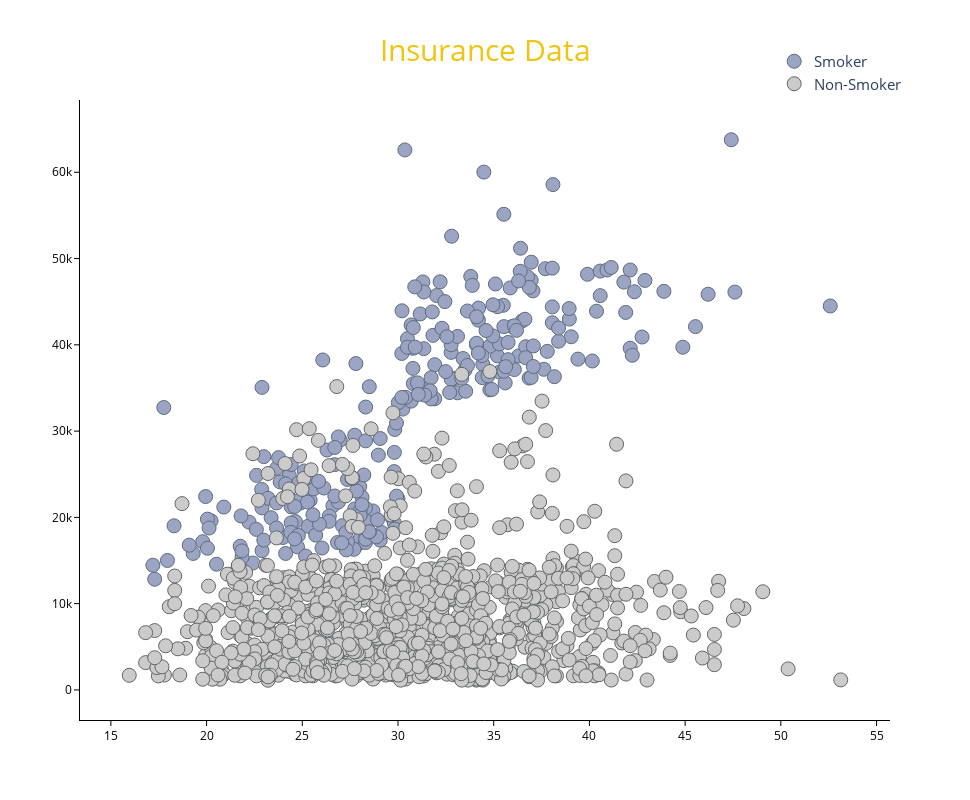

Notebook source saved alongside this figure:
### Code cell
# trace0 will capture all smokers
trace0 = go.Scatter(
x = insurance[insurance.smoker=='yes'].bmi,
y = insurance[insurance.smoker=='yes'].charges,
mode = 'markers',
name = 'Smoker',
marker = dict(size = 14, color = '#9ca4c4',symbol = 'circle',
line = dict(width = 1,color = '#5D6D7E')
)
)
# trace1 will capture all non-smokers
trace1 = go.Scatter(
x = insurance[insurance.smoker=='no'].bmi,
y = insurance[insurance.smoker=='no'].charges,
mode = 'markers',
name = 'Non-Smoker',
marker = dict(size = 14, color = '#cbcbcb',symbol = 'circle',
line = dict(width = 1,color = '#626567')
)
)
#Layout Setting
layout = go.Layout(
title=dict(text = "Insurance Data",x=0.5,y=0.95),
title_font_size=30,
title_font_color='#F1C40F',
xaxis=dict(
showgrid=False, # Hide Gridlines
showline=True, # Show X-Axis
linecolor='black', # Color of X-axis
tickfont_color='black', #Color of ticks
showticklabels=True, #Show X labels
dtick=5,
ticks='outside',
tickcolor='black',
),
yaxis=dict(
showgrid=False,
showline=True,
linecolor='black',
tickfont_color='black',
showticklabels=True,
ticks='outside',
tickcolor='black',
),
legend=dict(
font_size=15,
yanchor='bottom',
xanchor='right',
),
paper_bgcolor='white',
plot_bgcolor='white',
hovermode='closest',
width=970,
height=800,
)
data = [trace0, trace1]
fig = go.Figure(data=data,layout=layout)
iplot(fig)

### Figure 1 — Plotly figure (JSON) as saved in the notebook; plotly's stock layout.template omitted (floating-point values rounded to 4 significant figures; data arrays with more than 128 entries replaced by an {"elided": "..."} marker saying what was removed)
{"data": [{"marker": {"color": "#9ca4c4", "line": {"color": "#5D6D7E", "width": 1}, "size": 14, "symbol": "circle"}, "mode": "markers", "name": "Smoker", "type": "scatter", "x": {"elided": "274 float values"}, "y": {"elided": "274 float values"}}, {"marker": {"color": "#cbcbcb", "line": {"color": "#626567", "width": 1}, "size": 14, "symbol": "circle"}, "mode": "markers", "name": "Non-Smoker", "type": "scatter", "x": {"elided": "1064 float values"}, "y": {"elided": "1064 float values"}}], "layout": {"height": 800, "hovermode": "closest", "legend": {"font": {"size": 15}, "xanchor": "right", "yanchor": "bottom"}, "paper_bgcolor": "white", "plot_bgcolor": "white", "title": {"font": {"color": "#F1C40F", "size": 30}, "text": "Insurance Data", "x": 0.5, "y": 0.95}, "width": 970, "xaxis": {"dtick": 5, "linecolor": "black", "showgrid": false, "showline": true, "showticklabels": true, "tickcolor": "black", "tickfont": {"color": "black"}, "ticks": "outside"}, "yaxis": {"linecolor": "black", "showgrid": false, "showline": true, "showticklabels": true, "tickcolor": "black", "tickfont": {"color": "black"}, "ticks": "outside"}}}
